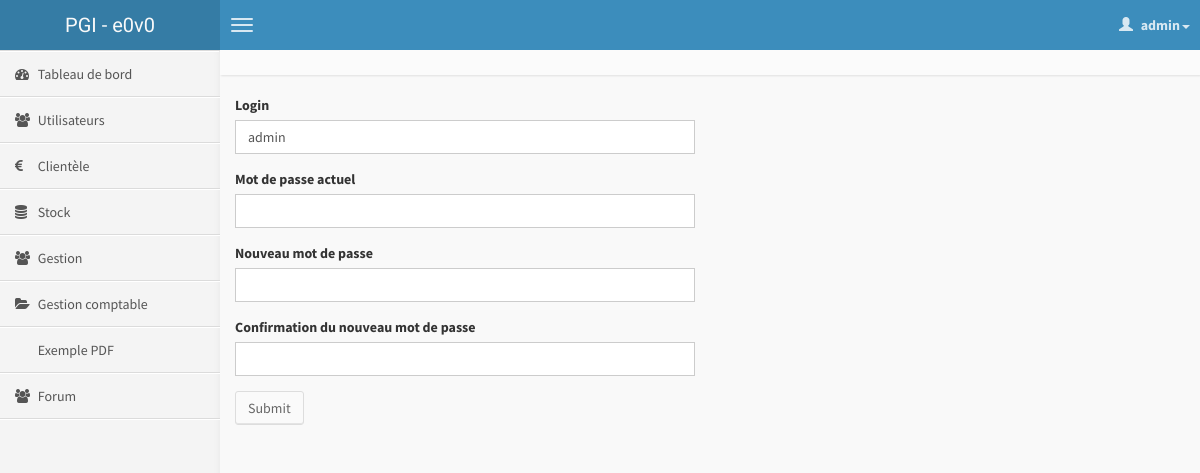
/?route=kernel_utilisateur_formProfile (signed in), run on the app's committed database.
### tables this page shows
CREATE TABLE IF NOT EXISTS `utilisateurtype_menu` (
  `utilisateurtype_id` int(11) NOT NULL DEFAULT '0',
  `menu_id` int(11) NOT NULL DEFAULT '0',
  `ordre` int(3) NOT NULL
);

CREATE TABLE IF NOT EXISTS `menu` (
  `id` int(11) NOT NULL,
  `label` varchar(200) NOT NULL,
  `route` longtext NOT NULL,
  `menuparent_id` int(11) DEFAULT NULL,
  `icon` varchar(200) NOT NULL
);

### _class/connexion.php (called while the page is built, shortened)
<?php
class Connexion {
    private static $_pdo;
    private function __construct() {
        $dsn = 'mysql:dbname='
                .BDD_NAME
                . ';host='
                . BDD_HOST;
        self::$_pdo=new \PDO(
                $dsn, BDD_USER, BDD_PASSWORD, array(\PDO::MYSQL_ATTR_INIT_COMMAND => "SET NAMES utf8"));
    }
    static public function get() {
        return self::$_pdo;
    }
    static public function table($query){
        return self::get()->query($query,PDO::FETCH_ASSOC)->fetchAll();
    }
}

### mod_kernel/utilisateur.php (called while the page is built, shortened)
<?php
function formProfile_route() {
    include(ROOT . 'AdminLTE/form.php');
}

### index.php (called while the page is built, shortened)
<?php
if (isset($_REQUEST['route'])) {
    $route = $_REQUEST['route'];
}elseif(isset($_SESSION['utilisateur'])) {
    $route='kernel_utilisateur_index';
}else{
    $route = 'kernel_index_index';
}
list($module, $fichier, $fonction) = explode('_', $route);
call_user_func($fonction.'_route');

### mod_kernel/menu.php (the view)
<?php
function menuUtilisateur($menuParent_id = null) {
    $utilisateur = $_SESSION['utilisateur'];
    $query = 'select * '
            . 'from menu m, utilisateurtype_menu um '
            . 'where um.utilisateurtype_id=' . $utilisateur['utilisateurtype_id']
            . ' and m.id=um.menu_id';
    if (is_null($menuParent_id)) {
        $query.= ' and m.menuparent_id is null';
    } else {
        $query.= ' and m.menuparent_id=' . $menuParent_id;
    }
    $query.=' order by um.ordre';
    $menus = Connexion::table($query);
    $html = '';
    foreach ($menus as $menu) {
        if($menu['route']==''){
            $url='#';
        }else{
            $url='.?route='.$menu['route'];
        }
        $enfants=  menuUtilisateur($menu['id']);
        if($enfants!=''){
            $class=' class="treeview"';
        }else{
            $class='';
        }
        $html.='<li'.$class.'>
                <a href="'.$url.'">
                <i class="fa '.$menu['icon'].'"></i> <span>'.$menu['label'].'</span>
                </a>';
        if($enfants!=''){
            $html.='<ul class="treeview-menu">'.$enfants.'</ul>';
        }
        $html.='</li>';
    }
    return $html;
}

### data on the page
utilisateurtype_menu: menu.label "Tableau de bord"
utilisateurtype_menu: menu.label "Utilisateurs"
utilisateurtype_menu: menu.label "Clientèle"
utilisateurtype_menu: menu.label "Stock"
utilisateurtype_menu: menu.label "Gestion"
utilisateurtype_menu: menu.label "Gestion comptable"
utilisateurtype_menu: menu.label "Exemple PDF"
utilisateurtype_menu: menu.label "Forum"

### other printed values
titreApplication "PGI - e0v0"
$_SESSION['utilisateur']['login'] "admin"
$element->getLabel() "Login"
$element->getLabel() "Mot de passe actuel"
$element->getLabel() "Nouveau mot de passe"
$element->getLabel() "Confirmation du nouveau mot de passe"
_('Submit') "Submit"
